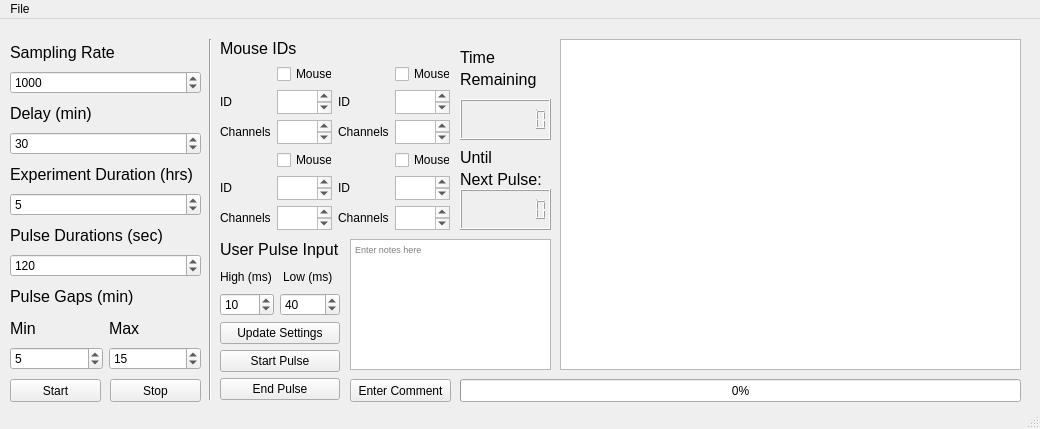
<?xml version="1.0" encoding="UTF-8"?>
<ui version="4.0">
 <class>MainWindow</class>
 <widget class="QMainWindow" name="MainWindow">
  <property name="geometry">
   <rect>
    <x>0</x>
    <y>0</y>
    <width>1040</width>
    <height>429</height>
   </rect>
  </property>
  <property name="windowTitle">
   <string>MainWindow</string>
  </property>
  <widget class="QWidget" name="centralwidget">
   <widget class="QPushButton" name="start_exp">
    <property name="geometry">
     <rect>
      <x>10</x>
      <y>360</y>
      <width>91</width>
      <height>23</height>
     </rect>
    </property>
    <property name="text">
     <string>Start</string>
    </property>
   </widget>
   <widget class="QPushButton" name="stop_exp">
    <property name="geometry">
     <rect>
      <x>110</x>
      <y>360</y>
      <width>91</width>
      <height>23</height>
     </rect>
    </property>
    <property name="text">
     <string>Stop</string>
    </property>
   </widget>
   <widget class="QWidget" name="verticalLayoutWidget">
    <property name="geometry">
     <rect>
      <x>10</x>
      <y>20</y>
      <width>191</width>
      <height>331</height>
     </rect>
    </property>
    <layout class="QVBoxLayout" name="verticalLayout">
     <item>
      <widget class="QLabel" name="label_7">
       <property name="font">
        <font>
         <pointsize>12</pointsize>
        </font>
       </property>
       <property name="text">
        <string>Sampling Rate</string>
       </property>
      </widget>
     </item>
     <item>
      <widget class="QSpinBox" name="SRBox">
       <property name="maximum">
        <number>10000000</number>
       </property>
       <property name="value">
        <number>1000</number>
       </property>
      </widget>
     </item>
     <item>
      <widget class="QLabel" name="label_1">
       <property name="font">
        <font>
         <pointsize>12</pointsize>
        </font>
       </property>
       <property name="text">
        <string>Delay (min)</string>
       </property>
      </widget>
     </item>
     <item>
      <widget class="QSpinBox" name="delayBox">
       <property name="value">
        <number>30</number>
       </property>
      </widget>
     </item>
     <item>
      <widget class="QLabel" name="label_2">
       <property name="font">
        <font>
         <pointsize>12</pointsize>
        </font>
       </property>
       <property name="text">
        <string>Experiment Duration (hrs)</string>
       </property>
      </widget>
     </item>
     <item>
      <widget class="QSpinBox" name="exp_durBox">
       <property name="maximum">
        <number>24</number>
       </property>
       <property name="value">
        <number>5</number>
       </property>
      </widget>
     </item>
     <item>
      <widget class="QLabel" name="label_3">
       <property name="font">
        <font>
         <pointsize>12</pointsize>
        </font>
       </property>
       <property name="text">
        <string>Pulse Durations (sec)</string>
       </property>
      </widget>
     </item>
     <item>
      <widget class="QSpinBox" name="laser_durBox">
       <property name="maximum">
        <number>600</number>
       </property>
       <property name="value">
        <number>120</number>
       </property>
      </widget>
     </item>
     <item>
      <widget class="QLabel" name="label_6">
       <property name="font">
        <font>
         <pointsize>12</pointsize>
        </font>
       </property>
       <property name="text">
        <string>Pulse Gaps (min)</string>
       </property>
      </widget>
     </item>
     <item>
      <layout class="QHBoxLayout" name="horizontalLayout_4">
       <item>
        <widget class="QLabel" name="label_5">
         <property name="font">
          <font>
           <pointsize>12</pointsize>
          </font>
         </property>
         <property name="text">
          <string>Min</string>
         </property>
        </widget>
       </item>
       <item>
        <widget class="QLabel" name="label_4">
         <property name="font">
          <font>
           <pointsize>12</pointsize>
          </font>
         </property>
         <property name="text">
          <string>Max</string>
         </property>
        </widget>
       </item>
      </layout>
     </item>
     <item>
      <layout class="QHBoxLayout" name="horizontalLayout_3">
       <item>
        <widget class="QSpinBox" name="gap_minBox">
         <property name="value">
          <number>5</number>
         </property>
        </widget>
       </item>
       <item>
        <widget class="QSpinBox" name="gap_maxBox">
         <property name="value">
          <number>15</number>
         </property>
        </widget>
       </item>
      </layout>
     </item>
    </layout>
   </widget>
   <widget class="QTextEdit" name="enter_comments">
    <property name="geometry">
     <rect>
      <x>350</x>
      <y>220</y>
      <width>201</width>
      <height>131</height>
     </rect>
    </property>
    <property name="font">
     <font>
      <pointsize>7</pointsize>
     </font>
    </property>
    <property name="readOnly">
     <bool>false</bool>
    </property>
    <property name="html">
     <string>&lt;!DOCTYPE HTML PUBLIC &quot;-//W3C//DTD HTML 4.0//EN&quot; &quot;http://www.w3.org/TR/REC-html40/strict.dtd&quot;&gt;
&lt;html&gt;&lt;head&gt;&lt;meta name=&quot;qrichtext&quot; content=&quot;1&quot; /&gt;&lt;style type=&quot;text/css&quot;&gt;
p, li { white-space: pre-wrap; }
&lt;/style&gt;&lt;/head&gt;&lt;body style=&quot; font-family:'MS Shell Dlg 2'; font-size:7pt; font-weight:400; font-style:normal;&quot;&gt;
&lt;p style=&quot;-qt-paragraph-type:empty; margin-top:0px; margin-bottom:0px; margin-left:0px; margin-right:0px; -qt-block-indent:0; text-indent:0px; font-size:8.25pt;&quot;&gt;&lt;br /&gt;&lt;/p&gt;&lt;/body&gt;&lt;/html&gt;</string>
    </property>
    <property name="placeholderText">
     <string>Enter notes here</string>
    </property>
   </widget>
   <widget class="QPushButton" name="submit_comments">
    <property name="geometry">
     <rect>
      <x>350</x>
      <y>360</y>
      <width>101</width>
      <height>23</height>
     </rect>
    </property>
    <property name="text">
     <string>Enter Comment</string>
    </property>
   </widget>
   <widget class="QGraphicsView" name="graphicsView">
    <property name="geometry">
     <rect>
      <x>560</x>
      <y>20</y>
      <width>461</width>
      <height>331</height>
     </rect>
    </property>
   </widget>
   <widget class="QWidget" name="verticalLayoutWidget_2">
    <property name="geometry">
     <rect>
      <x>220</x>
      <y>20</y>
      <width>231</width>
      <height>191</height>
     </rect>
    </property>
    <layout class="QVBoxLayout" name="verticalLayout_4">
     <item>
      <widget class="QLabel" name="label_8">
       <property name="font">
        <font>
         <pointsize>12</pointsize>
        </font>
       </property>
       <property name="text">
        <string>Mouse IDs</string>
       </property>
      </widget>
     </item>
     <item>
      <layout class="QGridLayout" name="gridLayout">
       <item row="5" column="1">
        <widget class="QPlainTextEdit" name="chan3"/>
       </item>
       <item row="2" column="3">
        <widget class="QPlainTextEdit" name="chan2"/>
       </item>
       <item row="2" column="1">
        <widget class="QPlainTextEdit" name="chan1"/>
       </item>
       <item row="2" column="2">
        <widget class="QLabel" name="label_13">
         <property name="text">
          <string>Channels</string>
         </property>
        </widget>
       </item>
       <item row="1" column="2">
        <widget class="QLabel" name="label_12">
         <property name="text">
          <string>ID</string>
         </property>
        </widget>
       </item>
       <item row="4" column="0">
        <widget class="QLabel" name="label_10">
         <property name="text">
          <string>ID</string>
         </property>
        </widget>
       </item>
       <item row="1" column="0">
        <widget class="QLabel" name="label">
         <property name="text">
          <string>ID</string>
         </property>
        </widget>
       </item>
       <item row="5" column="0">
        <widget class="QLabel" name="label_11">
         <property name="text">
          <string>Channels</string>
         </property>
        </widget>
       </item>
       <item row="5" column="3">
        <widget class="QPlainTextEdit" name="chan4"/>
       </item>
       <item row="4" column="2">
        <widget class="QLabel" name="label_14">
         <property name="text">
          <string>ID</string>
         </property>
        </widget>
       </item>
       <item row="1" column="1">
        <widget class="QPlainTextEdit" name="id1"/>
       </item>
       <item row="2" column="0">
        <widget class="QLabel" name="label_9">
         <property name="text">
          <string>Channels</string>
         </property>
        </widget>
       </item>
       <item row="5" column="2">
        <widget class="QLabel" name="label_15">
         <property name="text">
          <string>Channels</string>
         </property>
        </widget>
       </item>
       <item row="1" column="3">
        <widget class="QPlainTextEdit" name="id2"/>
       </item>
       <item row="4" column="1">
        <widget class="QPlainTextEdit" name="id3"/>
       </item>
       <item row="4" column="3">
        <widget class="QPlainTextEdit" name="id4"/>
       </item>
       <item row="0" column="1">
        <widget class="QCheckBox" name="mousechk1">
         <property name="text">
          <string>Mouse 1</string>
         </property>
        </widget>
       </item>
       <item row="0" column="3">
        <widget class="QCheckBox" name="mousechk2">
         <property name="text">
          <string>Mouse 2</string>
         </property>
        </widget>
       </item>
       <item row="3" column="3">
        <widget class="QCheckBox" name="mousechk4">
         <property name="text">
          <string>Mouse 4</string>
         </property>
        </widget>
       </item>
       <item row="3" column="1">
        <widget class="QCheckBox" name="mousechk3">
         <property name="text">
          <string>Mouse 3</string>
         </property>
        </widget>
       </item>
      </layout>
     </item>
    </layout>
   </widget>
   <widget class="QWidget" name="verticalLayoutWidget_3">
    <property name="geometry">
     <rect>
      <x>220</x>
      <y>220</y>
      <width>120</width>
      <height>161</height>
     </rect>
    </property>
    <layout class="QVBoxLayout" name="verticalLayout_5">
     <item>
      <widget class="QLabel" name="label_16">
       <property name="font">
        <font>
         <pointsize>12</pointsize>
        </font>
       </property>
       <property name="text">
        <string>User Pulse Input</string>
       </property>
      </widget>
     </item>
     <item>
      <layout class="QHBoxLayout" name="horizontalLayout_7">
       <item>
        <widget class="QLabel" name="label_18">
         <property name="text">
          <string>High (ms)</string>
         </property>
        </widget>
       </item>
       <item>
        <widget class="QLabel" name="label_17">
         <property name="text">
          <string>Low (ms)</string>
         </property>
        </widget>
       </item>
      </layout>
     </item>
     <item>
      <layout class="QHBoxLayout" name="horizontalLayout_6">
       <item>
        <widget class="QSpinBox" name="HighBox">
         <property name="maximum">
          <number>1000</number>
         </property>
         <property name="value">
          <number>10</number>
         </property>
        </widget>
       </item>
       <item>
        <widget class="QSpinBox" name="LowBox">
         <property name="maximum">
          <number>10000</number>
         </property>
         <property name="value">
          <number>40</number>
         </property>
        </widget>
       </item>
      </layout>
     </item>
     <item>
      <widget class="QPushButton" name="update_pulse">
       <property name="text">
        <string>Update Settings</string>
       </property>
      </widget>
     </item>
     <item>
      <widget class="QPushButton" name="start_pulse">
       <property name="text">
        <string>Start Pulse</string>
       </property>
      </widget>
     </item>
     <item>
      <widget class="QPushButton" name="end_pulse">
       <property name="text">
        <string>End Pulse</string>
       </property>
      </widget>
     </item>
    </layout>
   </widget>
   <widget class="Line" name="line">
    <property name="geometry">
     <rect>
      <x>200</x>
      <y>20</y>
      <width>20</width>
      <height>361</height>
     </rect>
    </property>
    <property name="orientation">
     <enum>Qt::Vertical</enum>
    </property>
   </widget>
   <widget class="QLCDNumber" name="lcdNumber">
    <property name="geometry">
     <rect>
      <x>460</x>
      <y>80</y>
      <width>91</width>
      <height>41</height>
     </rect>
    </property>
    <property name="digitCount">
     <number>8</number>
    </property>
   </widget>
   <widget class="QLCDNumber" name="lcdNumber_2">
    <property name="geometry">
     <rect>
      <x>460</x>
      <y>170</y>
      <width>91</width>
      <height>41</height>
     </rect>
    </property>
    <property name="font">
     <font>
      <pointsize>6</pointsize>
     </font>
    </property>
    <property name="digitCount">
     <number>8</number>
    </property>
    <property name="value" stdset="0">
     <double>0.000000000000000</double>
    </property>
   </widget>
   <widget class="QProgressBar" name="progressBar">
    <property name="geometry">
     <rect>
      <x>460</x>
      <y>360</y>
      <width>561</width>
      <height>23</height>
     </rect>
    </property>
    <property name="value">
     <number>0</number>
    </property>
   </widget>
   <widget class="QLabel" name="label_19">
    <property name="geometry">
     <rect>
      <x>460</x>
      <y>30</y>
      <width>81</width>
      <height>16</height>
     </rect>
    </property>
    <property name="font">
     <font>
      <pointsize>12</pointsize>
     </font>
    </property>
    <property name="text">
     <string>Time</string>
    </property>
   </widget>
   <widget class="QLabel" name="label_20">
    <property name="geometry">
     <rect>
      <x>460</x>
      <y>50</y>
      <width>81</width>
      <height>21</height>
     </rect>
    </property>
    <property name="font">
     <font>
      <pointsize>12</pointsize>
     </font>
    </property>
    <property name="text">
     <string>Remaining</string>
    </property>
   </widget>
   <widget class="QLabel" name="label_21">
    <property name="geometry">
     <rect>
      <x>460</x>
      <y>130</y>
      <width>81</width>
      <height>16</height>
     </rect>
    </property>
    <property name="font">
     <font>
      <pointsize>12</pointsize>
     </font>
    </property>
    <property name="text">
     <string>Until</string>
    </property>
   </widget>
   <widget class="QLabel" name="label_22">
    <property name="geometry">
     <rect>
      <x>460</x>
      <y>150</y>
      <width>81</width>
      <height>21</height>
     </rect>
    </property>
    <property name="font">
     <font>
      <pointsize>12</pointsize>
     </font>
    </property>
    <property name="text">
     <string>Next Pulse:</string>
    </property>
   </widget>
  </widget>
  <widget class="QMenuBar" name="menubar">
   <property name="geometry">
    <rect>
     <x>0</x>
     <y>0</y>
     <width>1040</width>
     <height>21</height>
    </rect>
   </property>
   <widget class="QMenu" name="menuFile">
    <property name="title">
     <string>File</string>
    </property>
    <addaction name="actionSave_Settings"/>
    <addaction name="actionExit"/>
   </widget>
   <addaction name="menuFile"/>
  </widget>
  <widget class="QStatusBar" name="statusbar"/>
  <action name="actionSave_Settings">
   <property name="text">
    <string>Save Settings</string>
   </property>
  </action>
  <action name="actionExit">
   <property name="text">
    <string>Exit</string>
   </property>
  </action>
 </widget>
 <resources/>
 <connections/>
</ui>
